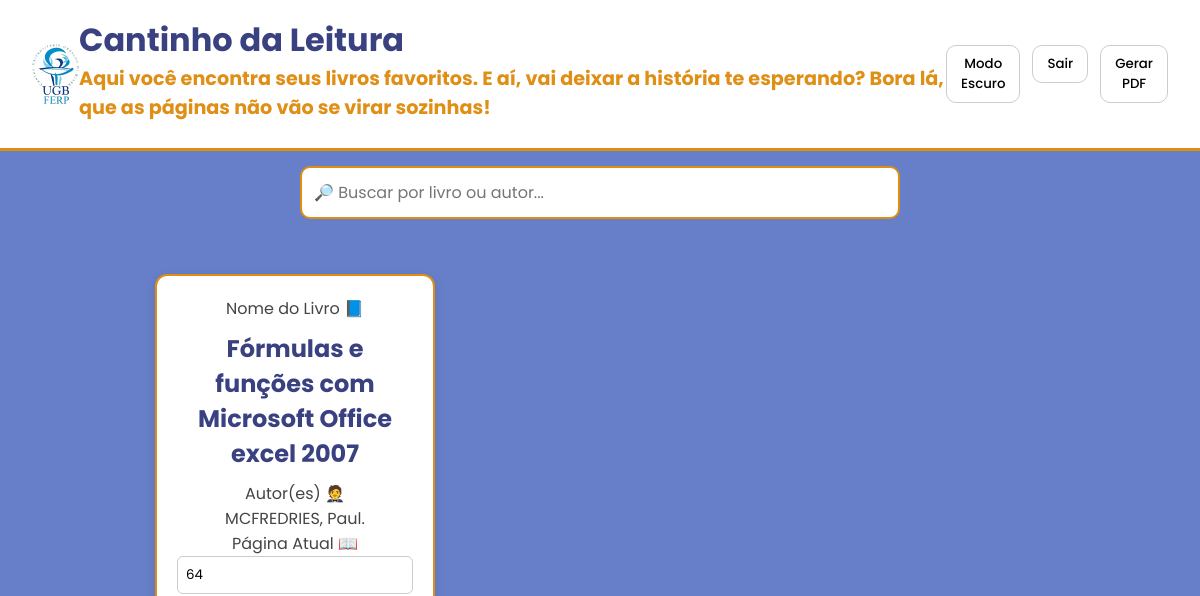
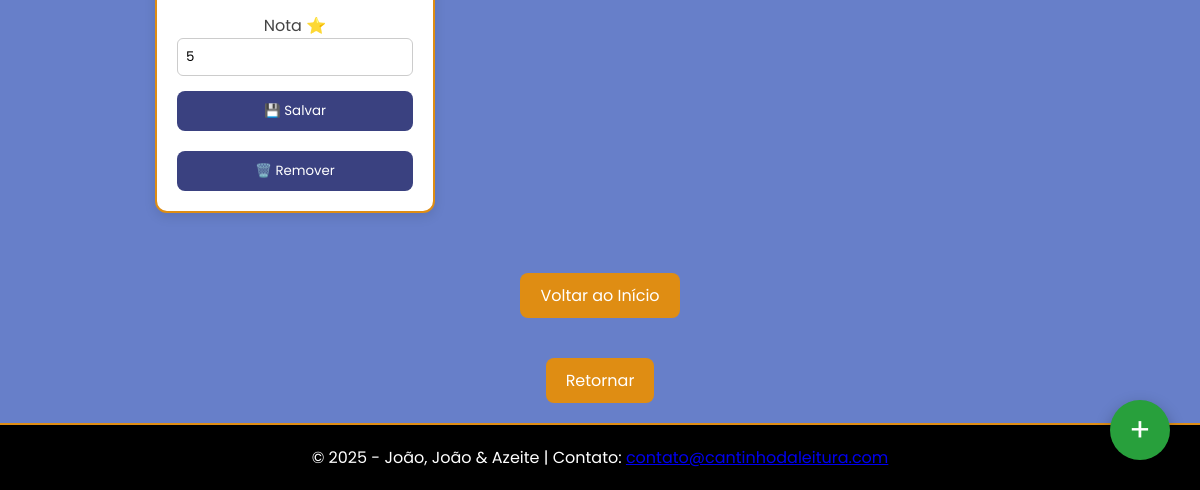
The app's page /minha_lista/, older data (2 pictures, top to bottom).
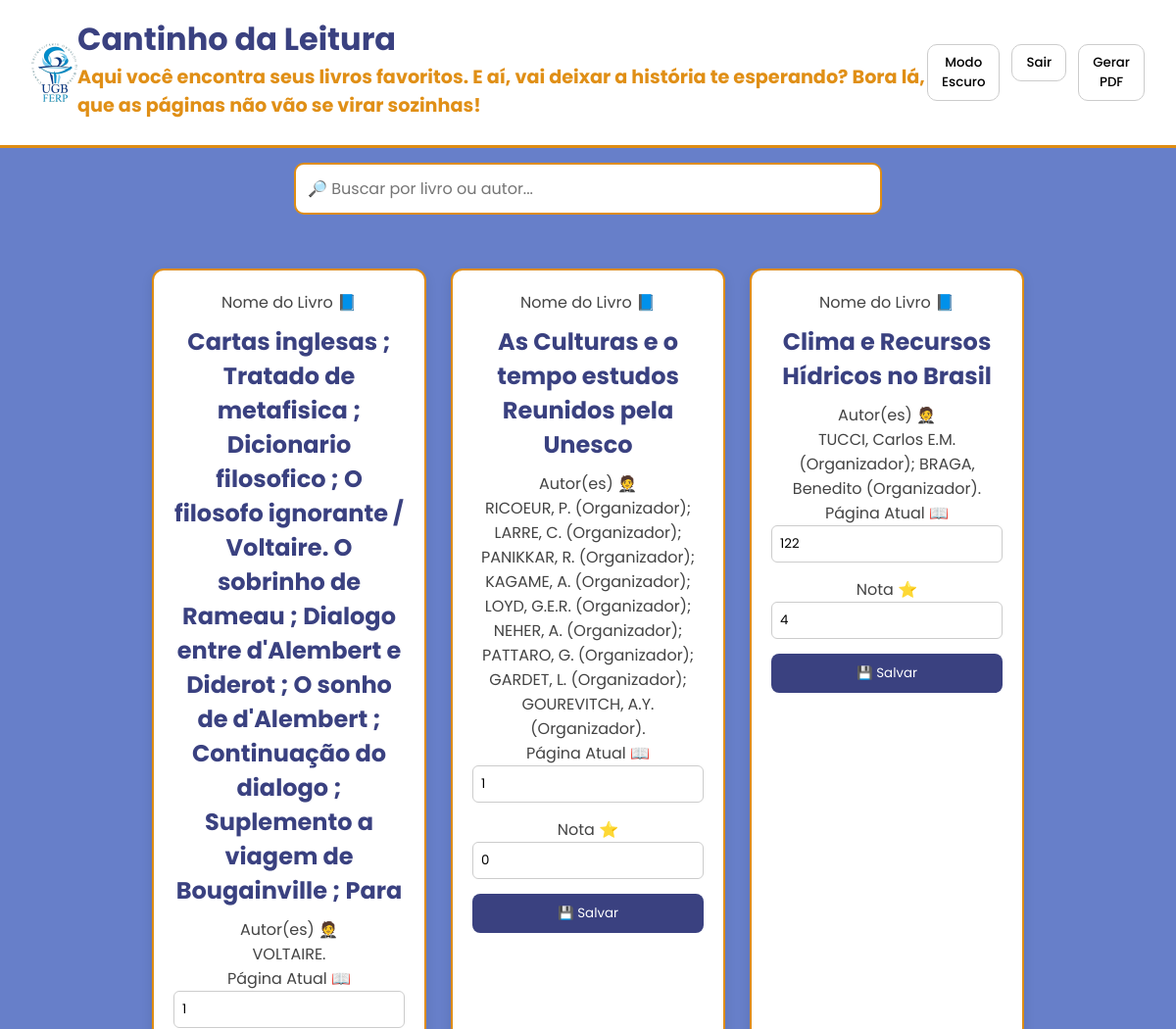
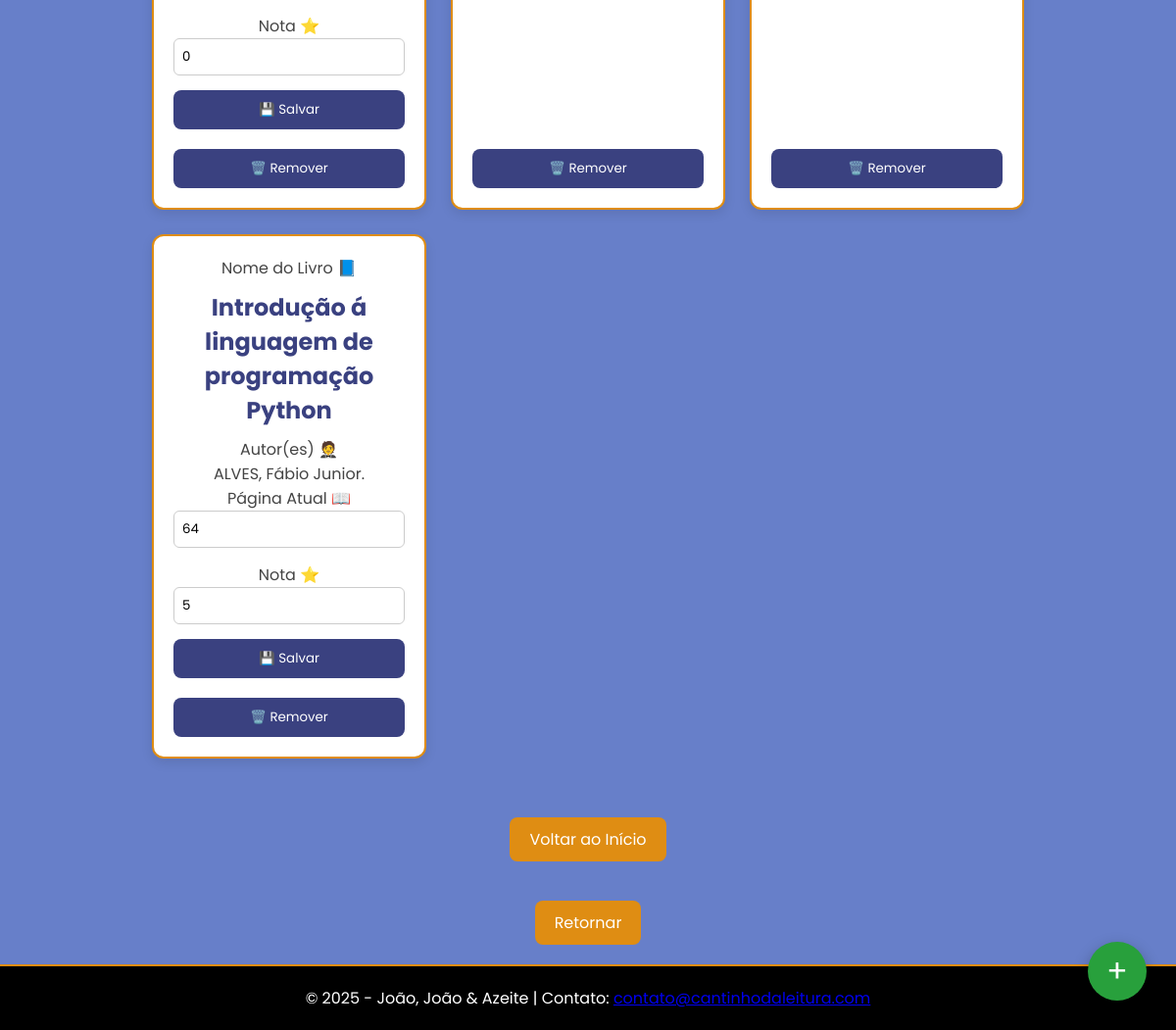
The same page, newer data (2 pictures, top to bottom).
### controle/models.py (models this page shows, shortened)
class Leitura(models.Model):
 id_leitura = models.AutoField(primary_key=True)
 livro = models.ForeignKey(Livro, on_delete=models.CASCADE)
 pessoa = models.ForeignKey(Pessoa, on_delete=models.CASCADE)
 pagina_atual = models.IntegerField()
 nota = models.IntegerField(choices=[(0,0),(1,1),(2,2),(3,3),(4,4),(5,5)])

class Livro(models.Model):
 id_livro = models.AutoField(primary_key=True)
 nome_livro = models.CharField(max_length=250)
 nome_autor = models.CharField(max_length=250)
 codigo_livro = models.CharField(max_length=80, unique=True)

### controle/views.py (the view, shortened to what this page needs)
# urls.py: path('minha_lista/',views.minha_lista,name="minha_lista")
def minha_lista(request):
 logado = Logado.objects.filter(logado=True)
 if len(logado) == 1:
  if request.method == "GET":
   logado = Logado.objects.get(logado=True)
   leitura = Leitura.objects.filter(pessoa = logado.pessoa).order_by("id_leitura")
   leitura = leitura[::-1]
   return render(request,"sites/Meus Livros.html",{"leitura":leitura})
  elif request.method=="POST" and request.POST["identificar"] == "remover":
    a = Leitura.objects.get(id_leitura =int(request.POST["remover"]))
    a.delete()
    logado = Logado.objects.get(logado=True)
    leitura = Leitura.objects.filter(pessoa = logado.pessoa).order_by("id_leitura")
    return render(request,"sites/Meus Livros.html",{"leitura":leitura})
  elif request.method=="POST" and request.POST["identificar"] == "SISTEMALOGOFF":
   logado = Logado.objects.all()
   for i in logado:
    i.logado = False
    i.save()
   return redirect(login)
 else:
  logado = Logado.objects.all()
  for i in logado:
   i.logado = False
   i.save()
   return redirect("login")

### controle/templates/sites/Meus Livros.html (shortened to what this page needs)
<!DOCTYPE html>
<html lang="pt-br">
<head>
</head>
<body id="topo">
<header>
  <img src="/static/images/ugblogo.png" height="60px">
  <div class="header-center">
        <h1>Cantinho da Leitura</h1>
        <h2>Aqui você encontra seus livros favoritos. E aí, vai deixar a história te esperando? Bora lá, que as páginas não vão se virar sozinhas!</h2>
    </div>
  <div class="header-right">
      <button class="header-btn" id="darkModeBtn">Modo Escuro</button>
<form method="POST">
      <button class="header-btn" type="submit">Sair</button>
</form>
<form method="POST">
      <button class="header-btn" type="submit">Gerar PDF</button>
</form>
  </div>
</header>
<div class="search-container">
    <input type="text" id="searchInput" placeholder="🔎 Buscar por livro ou autor...">
</div>
<main>
  {% for i in leitura %}
  <div class="cardlista">
      <form method="POST">
          <label>Nome do Livro 📘</label>
          <h2>{{ i.livro.nome_livro }}</h2>
          <label>Autor(es) 🤵</label>
          <p>{{ i.livro.nome_autor }}</p>
          <label>Página Atual 📖</label>
          <input type="number" name="pagina_atual" min="0" max="9999" value="{{ i.pagina_atual }}">
          <label>Nota ⭐</label>
          <input type="number" name="nota" min="0" max="5" value="{{ i.nota }}">
          <button type="submit">💾 Salvar</button>
      </form>
      <form method="POST" style="margin-top:10px;">
          <button type="submit" class="remove-btn">🗑️ Remover</button>
      </form>
  </div>
  {% endfor %}
</main>
<a href="http://127.0.0.1:8000/busca/">
  <button class="add-btn" title="Adicionar Livro">+</button>
</a>
<a href="#topo" class="btn-retornar">Voltar ao Início</a>
<a href="http://127.0.0.1:8000/Cantinho_da_Leitura/" class="btn-retornar">Retornar</a>
<footer>
  <p>&copy; 2025 - João, João & Azeite |
     Contato: <a href="mailto:contato@cantinhodaleitura.com">contato@cantinhodaleitura.com</a>
  </p>
</footer>
</body>
</html>

Row changes from the older to the newer data that the page shows:
no longer on this page (row unchanged): Leitura: livro.nome_livro "Fórmulas e funções com Microsoft Office excel 2007", livro.nome_autor "MCFREDRIES, Paul.", pagina_atual "64", nota "5"
added Leitura: livro.nome_livro "Cartas inglesas ; Tratado de metafisica ; Dicionario filosofico ; O filosofo ignorante / Voltaire. O sobrinho de Rameau ; Dialogo entre d'Alembert e Diderot ; O sonho de d'Alembert ; Continuação do dialogo ; Suplemento a viagem de Bougainville ; Para", livro.nome_autor "VOLTAIRE.", pagina_atual "1", nota "0"
added Leitura: livro.nome_livro "As Culturas e o tempo estudos Reunidos pela Unesco", livro.nome_autor "RICOEUR, P. (Organizador); LARRE, C. (Organizador); PANIKKAR, R. (Organizador); KAGAME, A. (Organizador); LOYD, G.E.R. (Organizador); NEHER, A. (Organizador); PATTARO, G. (Organizador); GARDET, L. (Organizador); GOUREVITCH, A.Y. (Organizador).", pagina_atual "1", nota "0"
added Leitura: livro.nome_livro "Clima e Recursos Hídricos no Brasil", livro.nome_autor "TUCCI, Carlos E.M. (Organizador); BRAGA, Benedito (Organizador).", pagina_atual "122", nota "4"
added Leitura: livro.nome_livro "Introdução á linguagem de programação Python", livro.nome_autor "ALVES, Fábio Junior.", pagina_atual "64", nota "5"
